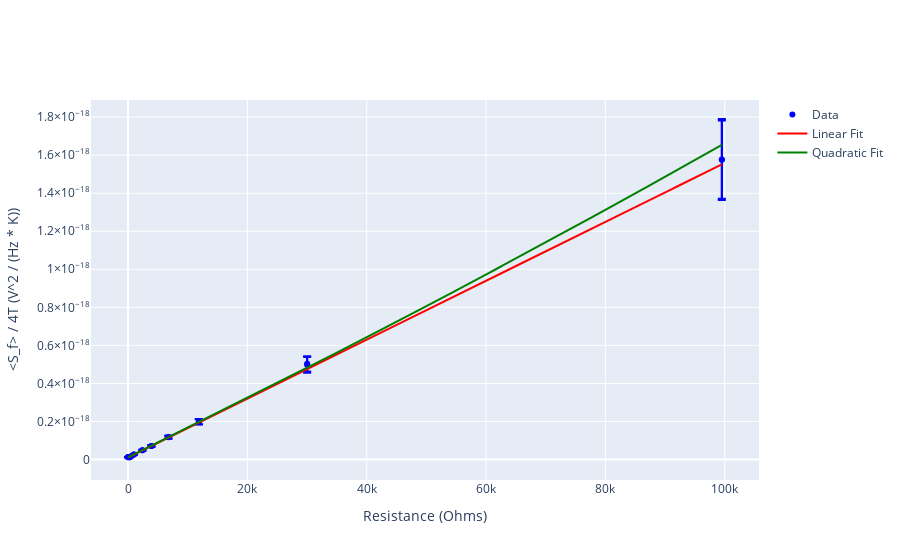
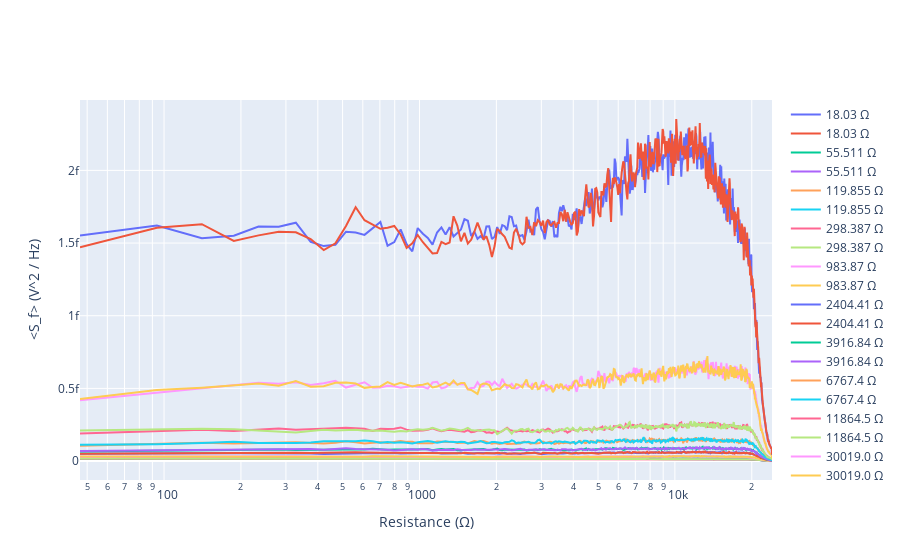

Notebook code cell kept with these figures, in order:
### Code cell
# Noise data analysis

Temp = 21.1 + 273.15
Temp_std = 1.5

fs = 48000

Pden_arr = np.array([])
Pden_std_arr = np.array([])


def G_std_over_G(f, V_in, R_2):
    return np.sqrt( ( (3E-3 + 0.01 * G_piece_func(f) * V_in) / (G_piece_func(f) * V_in) ) ** 2
                                     + (( v_into_amp(3E-3, cR_1, R_2) + 0.01 * V_in) / V_in) ** 2)


color_arr = ['green', 'red', 'blue', 'orange', 'pink', 'cyan', 'purple']

fig2 = go.Figure()
fig2.update_layout(
    xaxis_title="Resistance (Ω)",
    yaxis_title="<S_f> (V^2 / Hz)",
    xaxis_type="log"
)

r = 0
for v_dat in v_data_arr:
    f, Pxx_den = signal.welch(v_dat, fs, nperseg=1024)
    f = f[1:].real
    Pxx_den = Pxx_den[1:].real
    Pxx_den = Pxx_den / G_piece_func(f) ** 2 / C_interp(f) ** 2
    f_flat = f[15:420]
    flat_Pxx_den = Pxx_den[15:420]

    fig2.add_trace(go.Scatter(
        x=f, y=Pxx_den,
        name='{} Ω'.format(R_arr[r]),
        mode='lines',
        # line=dict(
        #     color=color_arr[r]
        # )
    ))

    data_std = np.sqrt(np.sum((2 * flat_Pxx_den * np.sqrt((3 / 40) ** 2
                      + G_std_over_G(f_flat, v_into_amp(50E-3, cR_1, R_arr[r]), R_arr[r]) ** 2)) ** 2)).real / len(flat_Pxx_den)
    Pden_std_arr = np.append(Pden_std_arr, np.sqrt(np.std(flat_Pxx_den) ** 2 + data_std ** 2))
    Pden_arr = np.append(Pden_arr, np.mean(flat_Pxx_den).real)
    r += 1

def lin_func(x, a, b):
    return a*x + b

def quad_func(x, a, b, c):
    return a*x**2 + b*x + c

kb_slope_arr = Pden_arr / (4 * Temp)
kb_slope_std_arr = Pden_arr / (4 * Temp) * np.sqrt((Pden_std_arr / Pden_arr) ** 2 + (Temp_std / Temp) ** 2)

params_lin, cov_lin = curve_fit(lin_func, R_arr, kb_slope_arr, sigma=kb_slope_std_arr)
p_lin_err = np.sqrt(np.diag(cov_lin))

params_quad, cov_quad = curve_fit(quad_func, R_arr, kb_slope_arr, sigma=kb_slope_std_arr)
p_quad_err = np.sqrt(np.diag(cov_quad))

R_space = np.linspace(0, max(R_arr), 10000)

fig1 = go.Figure()
fig1.add_trace(go.Scatter(
    x=R_arr, y=kb_slope_arr,
    error_y=dict(
        type='data',
        array=kb_slope_std_arr,
        color='blue'
    ),
    name='Data', 
    mode='markers',
    marker=dict(
        color='blue'
    )
))

fig1.add_trace(go.Scatter(
    x=R_space, y=lin_func(R_space, *params_lin),
    name='Linear Fit',
    mode='lines',
    line=dict(
        color='red'
    )
))

fig1.add_trace(go.Scatter(
    x=R_space, y=quad_func(R_space, *params_quad),
    name='Quadratic Fit',
    mode='lines',
    line=dict(
        color='green'
    )
))

fig1.update_layout(
    xaxis_title='Resistance (Ohms)',
    yaxis_title='<S_f> / 4T (V^2 / (Hz * K))'
)

fig1.show()
fig1.write_image('S vs R plot.pdf')
fig2.show()
fig2.write_image('PSD per R.png')

print('Lin param: {} +/- {} , Const param: {} +/- {}'.format(params_lin[0], p_lin_err[0], params_lin[1], p_lin_err[1]))
print('Quad param: {} +/- {} , Lin param: {} +/- {} , Const param: {} +/- {}'.format(params_quad[0], p_quad_err[0], params_quad[1],
                                                                                     p_quad_err[1], params_quad[2], p_quad_err[2]))

### Figure 1 — Plotly figure (JSON) as saved in the notebook; plotly's stock layout.template omitted (floating-point values rounded to 4 significant figures; data arrays with more than 128 entries replaced by an {"elided": "..."} marker saying what was removed)
{"data": [{"error_y": {"array": [7.859e-22, 7.47e-22, 7.039e-22, 6.897e-22, 7.283e-22, 7.776e-22, 6.379e-22, 6.835e-22, 1.489e-21, 1.444e-21, 2.85e-21, 2.786e-21, 4.235e-21, 4.291e-21, 7.7e-21, 7.39e-21, 1.413e-20, 1.33e-20, 4.055e-20, 4.14e-20, 2.062e-19, 2.132e-19], "color": "blue", "type": "data"}, "marker": {"color": "blue"}, "mode": "markers", "name": "Data", "type": "scatter", "x": [18.03, 18.03, 55.51, 55.51, 119.9, 119.9, 298.4, 298.4, 983.9, 983.9, 2404.0, 2404.0, 3917.0, 3917.0, 6767.0, 6767.0, 11860.0, 11860.0, 30019, 30019, 99520, 99520], "y": [1.209e-20, 1.211e-20, 1.265e-20, 1.265e-20, 1.363e-20, 1.362e-20, 1.178e-20, 1.178e-20, 2.686e-20, 2.681e-20, 4.854e-20, 4.869e-20, 7.15e-20, 7.151e-20, 1.171e-19, 1.181e-19, 1.983e-19, 1.982e-19, 5.028e-19, 4.981e-19, 1.577e-18, 1.577e-18]}, {"line": {"color": "red"}, "mode": "lines", "name": "Linear Fit", "type": "scatter", "x": {"elided": "10000 float values"}, "y": {"elided": "10000 float values"}}, {"line": {"color": "green"}, "mode": "lines", "name": "Quadratic Fit", "type": "scatter", "x": {"elided": "10000 float values"}, "y": {"elided": "10000 float values"}}], "layout": {"xaxis": {"title": {"text": "Resistance (Ohms)"}}, "yaxis": {"title": {"text": "<S_f> / 4T (V^2 / (Hz * K))"}}}}

### Figure 2 — Plotly figure (JSON) as saved in the notebook; plotly's stock layout.template omitted (floating-point values rounded to 4 significant figures; data arrays with more than 128 entries replaced by an {"elided": "..."} marker saying what was removed)
{"data": [{"mode": "lines", "name": "18.03 Ω", "type": "scatter", "x": {"elided": "512 float values"}, "y": {"elided": "512 float values"}}, {"mode": "lines", "name": "18.03 Ω", "type": "scatter", "x": {"elided": "512 float values"}, "y": {"elided": "512 float values"}}, {"mode": "lines", "name": "55.511 Ω", "type": "scatter", "x": {"elided": "512 float values"}, "y": {"elided": "512 float values"}}, {"mode": "lines", "name": "55.511 Ω", "type": "scatter", "x": {"elided": "512 float values"}, "y": {"elided": "512 float values"}}, {"mode": "lines", "name": "119.855 Ω", "type": "scatter", "x": {"elided": "512 float values"}, "y": {"elided": "512 float values"}}, {"mode": "lines", "name": "119.855 Ω", "type": "scatter", "x": {"elided": "512 float values"}, "y": {"elided": "512 float values"}}, {"mode": "lines", "name": "298.387 Ω", "type": "scatter", "x": {"elided": "512 float values"}, "y": {"elided": "512 float values"}}, {"mode": "lines", "name": "298.387 Ω", "type": "scatter", "x": {"elided": "512 float values"}, "y": {"elided": "512 float values"}}, {"mode": "lines", "name": "983.87 Ω", "type": "scatter", "x": {"elided": "512 float values"}, "y": {"elided": "512 float values"}}, {"mode": "lines", "name": "983.87 Ω", "type": "scatter", "x": {"elided": "512 float values"}, "y": {"elided": "512 float values"}}, {"mode": "lines", "name": "2404.41 Ω", "type": "scatter", "x": {"elided": "512 float values"}, "y": {"elided": "512 float values"}}, {"mode": "lines", "name": "2404.41 Ω", "type": "scatter", "x": {"elided": "512 float values"}, "y": {"elided": "512 float values"}}, {"mode": "lines", "name": "3916.84 Ω", "type": "scatter", "x": {"elided": "512 float values"}, "y": {"elided": "512 float values"}}, {"mode": "lines", "name": "3916.84 Ω", "type": "scatter", "x": {"elided": "512 float values"}, "y": {"elided": "512 float values"}}, {"mode": "lines", "name": "6767.4 Ω", "type": "scatter", "x": {"elided": "512 float values"}, "y": {"elided": "512 float values"}}, {"mode": "lines", "name": "6767.4 Ω", "type": "scatter", "x": {"elided": "512 float values"}, "y": {"elided": "512 float values"}}, {"mode": "lines", "name": "11864.5 Ω", "type": "scatter", "x": {"elided": "512 float values"}, "y": {"elided": "512 float values"}}, {"mode": "lines", "name": "11864.5 Ω", "type": "scatter", "x": {"elided": "512 float values"}, "y": {"elided": "512 float values"}}, {"mode": "lines", "name": "30019.0 Ω", "type": "scatter", "x": {"elided": "512 float values"}, "y": {"elided": "512 float values"}}, {"mode": "lines", "name": "30019.0 Ω", "type": "scatter", "x": {"elided": "512 float values"}, "y": {"elided": "512 float values"}}, {"mode": "lines", "name": "99520.0 Ω", "type": "scatter", "x": {"elided": "512 float values"}, "y": {"elided": "512 float values"}}, {"mode": "lines", "name": "99520.0 Ω", "type": "scatter", "x": {"elided": "512 float values"}, "y": {"elided": "512 float values"}}], "layout": {"xaxis": {"title": {"text": "Resistance (Ω)"}, "type": "log"}, "yaxis": {"title": {"text": "<S_f> (V^2 / Hz)"}}}}
